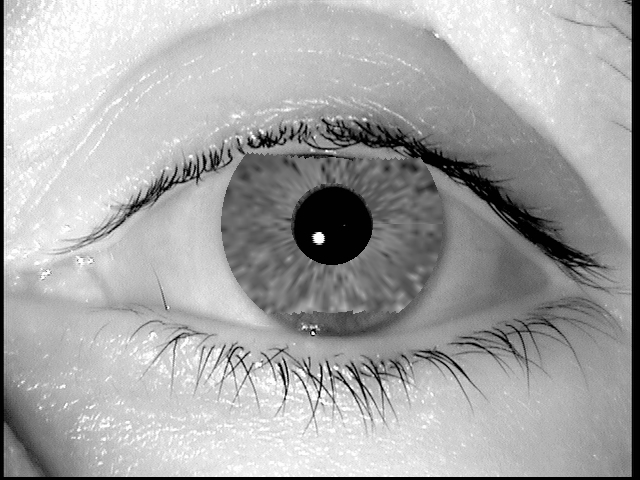
#> input picture ProjectIris/Content/resources/eye.jpg, 640 x 480 px, found by its file name
$ python IrisEncoder.py ../../Content/resources/eye.jpg   (Python 2 division)   (older library calls are emulated)
#> lines starting #> are read from the running program, lines starting #| are printed output that depends on the picture; after the words box and inside, x2 and y2 are one past the last pixel; in counts of white or black regions, pixels touching at a corner belong together
### ProjectIris/Scripts/python/LocalizeIris.py
import matplotlib.pyplot as plt
import cv2
import cv2.cv as cv
import Circles as circ
import sys
import base64

def localizeIris(path):
    #img = cv2.imread("C:\Users\eldrad294\Desktop\eyePNG.png", 0)
    img = cv2.imread(path, 0)
#> img is the input picture: shape (480, 640); min 0, max 255, mean 166.8

    #Image resizing
    r = 600.0 / img.shape[1]
#> r = 0.938
    dim = (600, int(img.shape[0] * r))
#> dim = (600, 450)
    img = cv2.resize(img, dim, interpolation=cv2.INTER_AREA)
#> img: shape (450, 600)

    #Image Blur/Gaussian Filter
    bimg = cv2.medianBlur(img, 9)
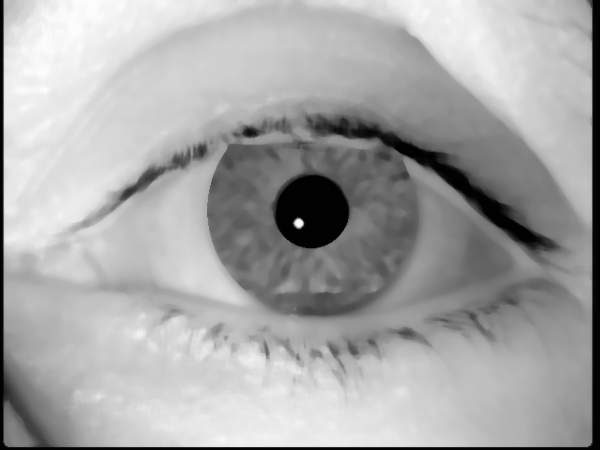
#> bimg: shape (450, 600); min 0, max 254, mean 167.2

    #Convert to BGR Image
    cimg = cv2.cvtColor(img, cv2.COLOR_GRAY2BGR)

    #plt.imshow(cimg)
    #plt.show()

    #Hough Transform
    inner_iris = cv2.HoughCircles(bimg, cv.CV_HOUGH_GRADIENT, 1, 390, param1=15, param2=30, minRadius=0, maxRadius=0)
#> inner_iris = [[296.5, 238.5, 147.8]]
    outer_iris = cv2.HoughCircles(bimg, cv.CV_HOUGH_GRADIENT, 1, 390, param1=15, param2=30, minRadius=100, maxRadius=140)
#> outer_iris = [[317.5, 206.5, 110.8]]

    #Drawing Edge Circles
    Cinner_iris = circ.drawCircles(cv2, inner_iris, cimg)
    Couter_iris = circ.drawCircles(cv2, outer_iris, cimg)

    # [6 lines of commented-out code are left out]

    return cimg


# [19 lines of commented-out code are left out]

### ProjectIris/Scripts/python/Circles.py
import numpy as np

#Draws circle boundaries
def drawCircles(cv2, circles, cimg):
    if circles is None:
        print "No circles found"
    else:
        circles = np.uint16(np.around(circles))
#> circles = [[296, 238, 148]]
        for i in circles[0, :]:
            #Drawing the outer circle
            cv2.circle(cimg, (i[0], i[1]), i[2], (0, 255, 0), 1)

            #Drawing the center of the circle
            cv2.circle(cimg, (i[0], i[1]), 2, (0, 0, 255), 3)
#> this loop made 1 pass
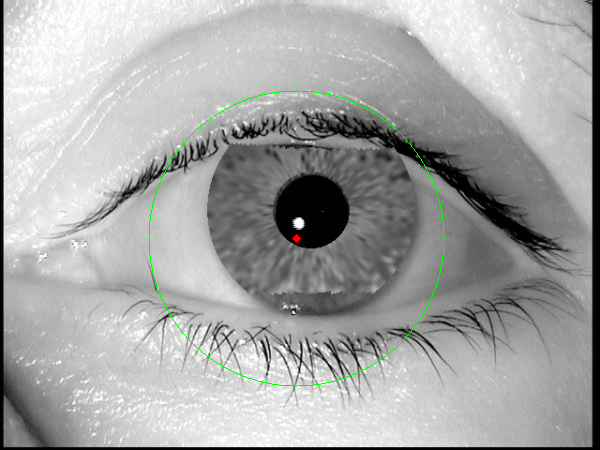
#> cimg: shape (450, 600, 3); mean B, G, R 166.3, 167.1, 166.3
#> in drawCircles (call 2), `circles = np.uint16(np.around(circles))`: circles = [[318, 206, 111]]
#> the loop in drawCircles (call 2), `for i in circles[0, :]:` made 1 pass
#> after the loop in drawCircles (call 2), `for i in circles[0, :]:`:
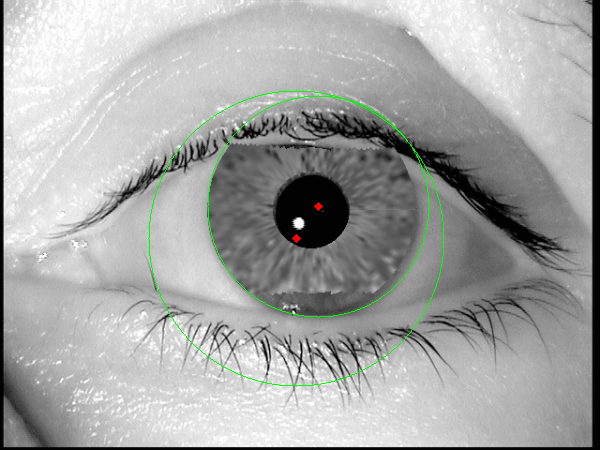
#> cimg: shape (450, 600, 3); 0.24% of pixels changed, all inside (x1, y1, x2, y2) = (207, 95, 430, 318)
        return cimg

#Returns circle centre coordinate based on value. x=1, y=0
def getCircleCentre(circles, value):
    if circles is not None:
        for i in circles[0, :]:
            return i[value]

#Returns circle radius
def getCircleRadius(circles):
    if circles is not None:
        for i in circles[0, :]:
            return i[2]

#Returns circular mask
def sector_mask(shape, centre, radius, angle_range):
    """"Return a boolean mask for a circular sector. The start/stop angles in `angle_range` should be given in clockwise order."""

    x, y = np.ogrid[:shape[0], :shape[1]]
    cx, cy = centre
    tmin, tmax = np.deg2rad(angle_range)

    # ensure stop angle > start angle
    if tmax < tmin:
        tmax += 2 * np.pi

    # convert cartesian --> polar coordinates
    r2 = (x-cx)*(x-cx) + (y-cy)*(y-cy)
    theta = np.arctan2(x-cx, y-cy) - tmin

    # wrap angles between 0 and 2*pi
    theta %= (2*np.pi)

    # circular mask
    circmask = r2 <= radius*radius

    # angular mask
    anglemask = theta <= (tmax-tmin)

    return circmask * anglemask

### ProjectIris/obj/Debug/Package/PackageTmp/Scripts/python/SegmentIris.py
import cv2
import cv2.cv as cv
import matplotlib.pyplot as plt
import Circles as circ
import sys

def segmentIris(path):
    #img = cv2.imread('C:\Users\eldrad294\Desktop\eye.jpg', 0)
    img = cv2.imread(path, 0)

    #Image resizing
    r = 600.0 / img.shape[1]
#> r = 0.938
    dim = (600, int(img.shape[0] * r))
#> dim = (600, 450)
    img = cv2.resize(img, dim, interpolation=cv2.INTER_AREA)

    #Image Blur/Gaussian Filter
    bimg = cv2.medianBlur(img, 9)

    #Convert to BGR Image
    cimg = cv2.cvtColor(img, cv2.COLOR_GRAY2BGR)

    #Hough Transform
    inner_iris = cv2.HoughCircles(bimg, cv.CV_HOUGH_GRADIENT, 1, 390, param1=15, param2=30, minRadius=0, maxRadius=0)
#> inner_iris = [[296.5, 238.5, 147.8]]
    outer_iris = cv2.HoughCircles(bimg, cv.CV_HOUGH_GRADIENT, 1, 390, param1=15, param2=30, minRadius=100, maxRadius=140)
#> outer_iris = [[317.5, 206.5, 110.8]]

    #Drawing Edge Circles
    #Cinner_iris = circ.drawCircles(cv2, inner_iris, cimg)
    #Couter_iris = circ.drawCircles(cv2, outer_iris, cimg)

    #Retrieving center coordiantes of pupil and storing in a list
    pupil = [circ.getCircleCentre(inner_iris, 0), circ.getCircleCentre(inner_iris, 1)]
#> the loop in getCircleCentre, `for i in circles[0, :]:` made 1 pass
#> pupil = [296.5, 238.5]

    #Creating mask over image, leaving the only the iris
    innerRadius = circ.getCircleRadius(inner_iris)
#> the loop in getCircleRadius, `for i in circles[0, :]:` made 1 pass
#> innerRadius = 147.8
    outerRadius = circ.getCircleRadius(outer_iris)
#> the loop in getCircleRadius, `for i in circles[0, :]:` made 1 pass
#> outerRadius = 110.8
    mask = circ.sector_mask(cimg.shape, (circ.getCircleCentre(outer_iris, 1), circ.getCircleCentre(outer_iris, 0)), outerRadius, (0, 360)) - circ.sector_mask(cimg.shape, (pupil[1], pupil[0]), innerRadius, (0, 360))
#> the loop in getCircleCentre, `for i in circles[0, :]:` made 1 pass
#> in sector_mask, `x, y = np.ogrid[:shape[0], :shape[1]]`: x = 450 values from 0 to 449
#> in sector_mask, `cx, cy = centre`: cx = 206.5; cy = 317.5
#> in sector_mask, `tmin, tmax = np.deg2rad(angle_range)`: tmin = 0; tmax = 6.28
#> in sector_mask, `circmask = r2 <= radius*radius`:
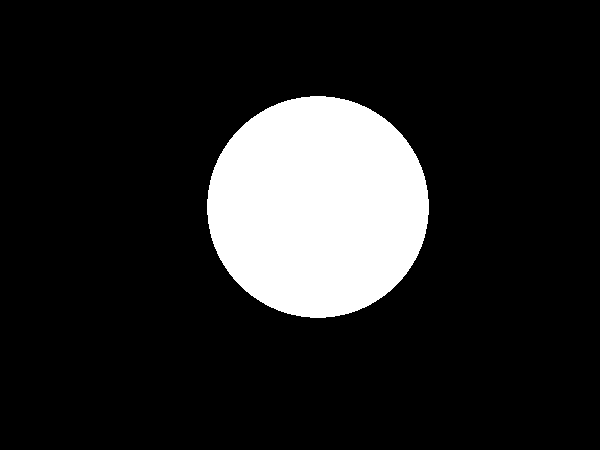
#> circmask: shape (450, 600) bool; 14.3% white; 1 white region, box (x1, y1, x2, y2) and area: (207, 96, 429, 318) 38576
#> in sector_mask, `anglemask = theta <= (tmax-tmin)`: anglemask: shape (450, 600) bool; every value is 1
#> call 2 of sector_mask, with shape = (450, 600, 3), centre = (238.5, 296.5), radius = 147.8, angle_range = (0, 360)
#> in sector_mask (call 2), `cx, cy = centre`: cx = 238.5; cy = 296.5
#> in sector_mask (call 2), `r2 = (x-cx)*(x-cx) + (y-cy)*(y-cy)`:
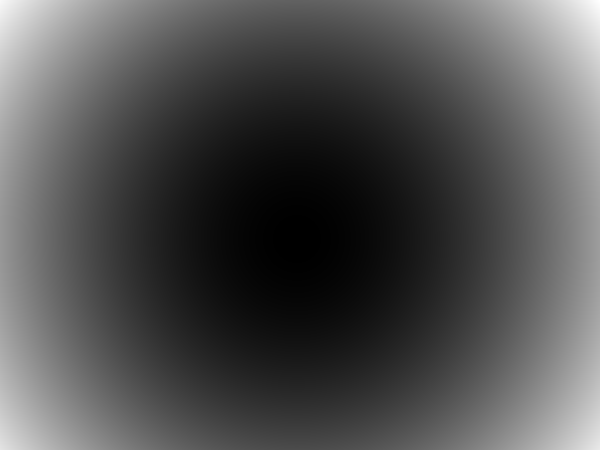
#> r2: shape (450, 600) float64; min 0.5, max 148388.5, mean 47079.8; drawn with min black and max white
#> in sector_mask (call 2), `theta %= (2*np.pi)`:
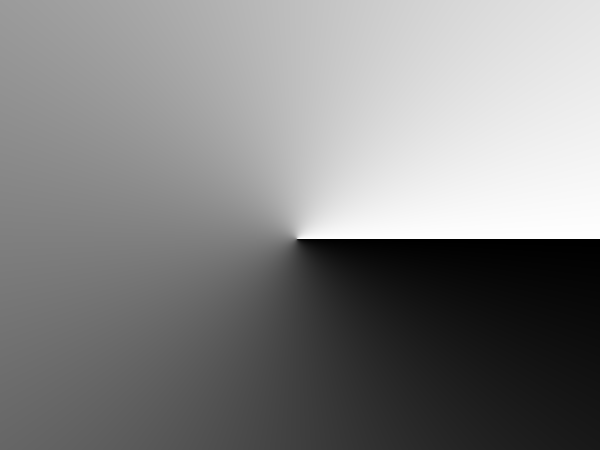
#> theta: shape (450, 600) float64; min 0.00165, max 6.28, mean 3.24; drawn with min black and max white
#> in sector_mask (call 2), `circmask = r2 <= radius*radius`:
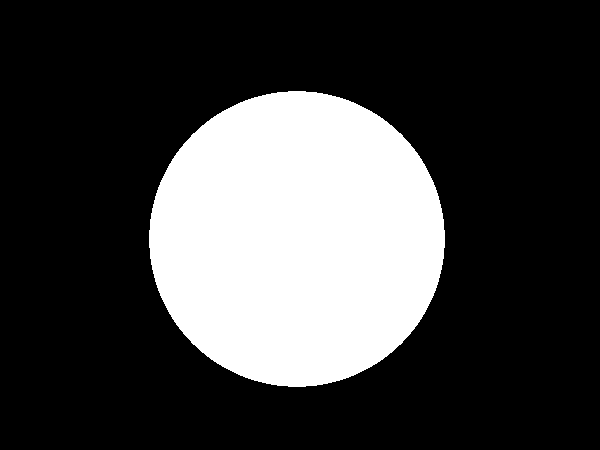
#> circmask: shape (450, 600) bool; 25.4% white; 1 white region, box (x1, y1, x2, y2) and area: (149, 91, 445, 387) 68620
    cimg[~mask] = 0

    # [6 lines of commented-out code are left out]

    return cimg, pupil, outerRadius

### ProjectIris/Scripts/python/IrisEncoder.py
#Class Container for entire image encoding process
import LocalizeIris as li
import SegmentIris as si
import NormalizeIris as ni
import GaborKernel as gk
import Encode as en
import sys
import cv2
import matplotlib.pyplot as plt
import MeanBlocks as mb

imagePath = "C:\\inetpub\\wwwroot\\ProjectIris\\ProjectIris\\Content\\img\\irisimages\\" + sys.argv[1]
#imagePath = "C:\\Users\\eldrad\\Desktop\\Img_17_1_1.jpg"
#imagePath = "C:\\Users\\eldra\\Desktop\\Stuff\\University\\FYP\\UBIRIS_800_600\\heye.jpg"

#Draw circles around iris borders, and calculate pupil centre
li.localizeIris(imagePath)

#Segment the iris by applying masks over schelera and pupil, rendering only the iris visible
#> (the run stopped early here; a loop or call above may not have finished)
